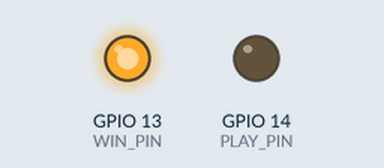
A sketch run on a simulated ESP32. Parts: output pins drawn as LEDs (lit = HIGH). What the sketch prints to the serial monitor is not drawn.

Above: at 0.1 s.
At 0.5 s:
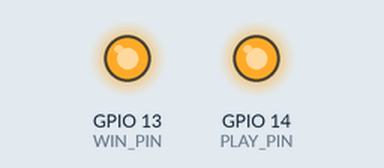
Timing chart, 0 to 2.0 s (numbered marks = the images above):
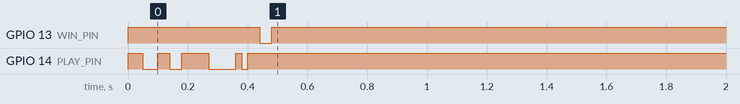

The sketch:

esp32_test.ino
```cpp
/*
 * KARUSEL — прошивка для ESP32 v6.0
 *
 * Два сигнала: WIN (GPIO13) и PLAY (GPIO14).
 * Счётчики событий в прерываниях.
 * Раз в секунду отправка всех накопленных событий.
 * Буфер: две переменные, сохраняются в NVS (энергонезависимая память).
 * Нет статуса сервера — если не отправилось, пробуем через секунду снова.
 * При старте задержка 5 секунд (ожидание стабилизации питания).
 */


// ═══════════════════════════════════════════════════════
// НАСТРОЙКИ
// ═══════════════════════════════════════════════════════
const int WIN_PIN = 13;
const int PLAY_PIN = 14;


// ═══════════════════════════════════════════════════════
// SETUP
// ═══════════════════════════════════════════════════════
void setup() {
  Serial.begin(115200);

  // Задержка для стабилизации питания
  Serial.println("\n......................");

  digitalWrite(WIN_PIN, HIGH);
  digitalWrite(PLAY_PIN, HIGH);
  pinMode(WIN_PIN, OUTPUT);
  pinMode(PLAY_PIN, OUTPUT);


 delay(50);
 digitalWrite(PLAY_PIN, LOW);
 delay(50);
 digitalWrite(PLAY_PIN, HIGH);

 delay(40);
 digitalWrite(PLAY_PIN, LOW);
 delay(40);
 digitalWrite(PLAY_PIN, HIGH);

 delay(90);
 digitalWrite(PLAY_PIN, LOW);
 delay(90);
 digitalWrite(PLAY_PIN, HIGH);

 delay(20);
 digitalWrite(PLAY_PIN, LOW);
 delay(20);
 digitalWrite(PLAY_PIN, HIGH);

 delay(40);
 digitalWrite(WIN_PIN, LOW);
 delay(40);
 digitalWrite(WIN_PIN, HIGH);
}

// ═══════════════════════════════════════════════════════
// LOOP
// ═══════════════════════════════════════════════════════

void loop() {


  delay(1000);
}
```
